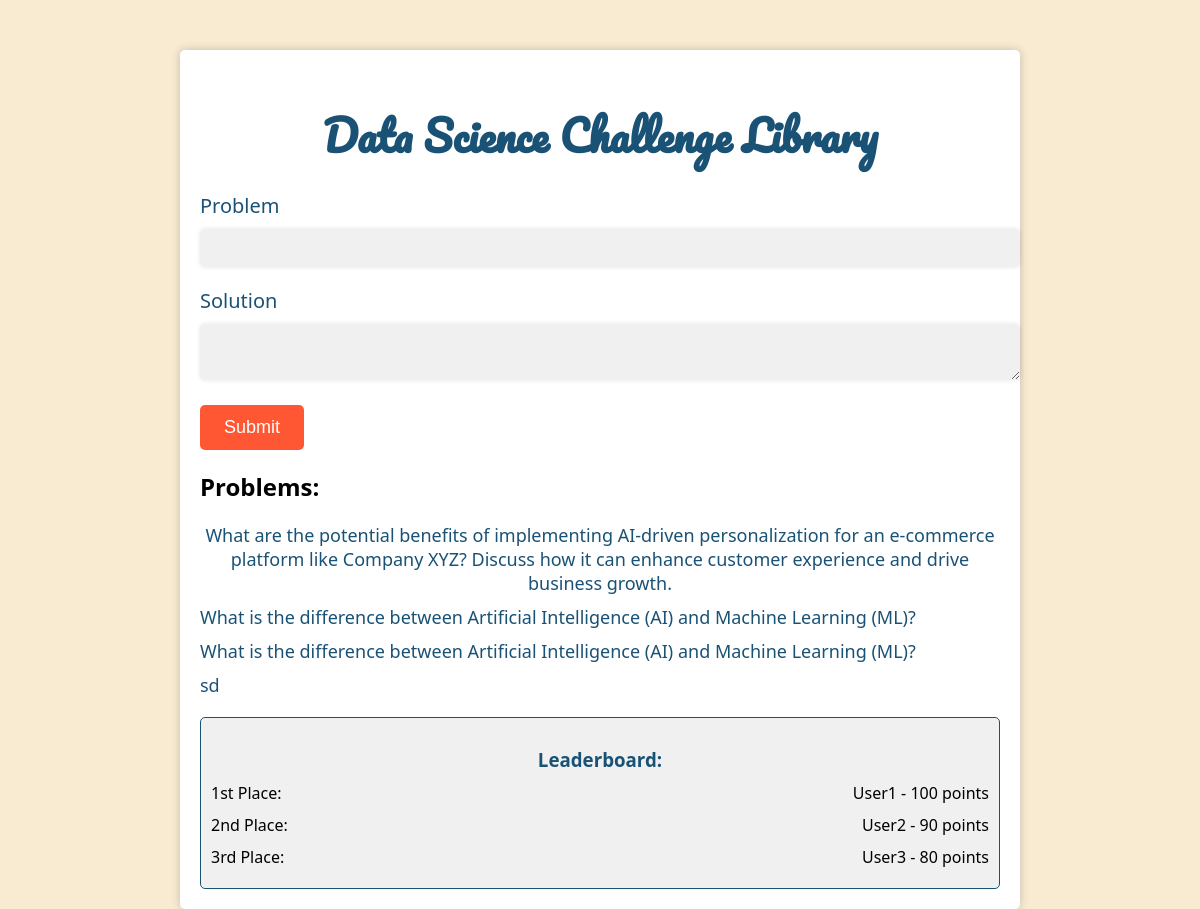
/index (signed in), run on the app's committed database.
### app.py (models this page shows)
class Problem(db.Model):
    id = db.Column(db.Integer, primary_key=True)
    problem = db.Column(db.String(200), nullable=False)
    solution = db.Column(db.String(200), nullable=False)

### app.py (the view)
@app.route('/index', methods=['GET', 'POST'])
def index():
    if 'user_id' not in session:
        return redirect(url_for('login'))
    if request.method == 'POST':
        problem = request.form['problem']
        new_problem = Problem(problem=problem, solution="")
        db.session.add(new_problem)
        db.session.commit()
        return redirect(url_for('index'))
    problems = Problem.query.all()
    return render_template('index.html', problems=problems)

### templates/index.html (shortened to what this page needs)
<!DOCTYPE html>
<html>
<head>
</head>
<body>
    <div class="container">
        <h1>Data Science Challenge Library</h1>
        <form method="POST" action="{{ url_for('index') }}">
            <label for="problem">Problem</label>
            <input type="text" id="problem" name="problem" required>
            <label for="solution">Solution</label>
            <textarea id="solution" name="solution" required></textarea>
            <input type="submit" value="Submit">
        </form>
        <h2>Problems:</h2>
        <ul>
        {% for problem in problems %}
            <li><a href="{{ url_for('attempt', problem_id=problem.id) }}">{{ problem.problem }}</a></li>
        {% endfor %}
        </ul>
        <div class="scoreboard">
            <h3>Leaderboard:</h3>
            <ul>
                <li><span>1st Place:</span> User1 - 100 points</li>
                <li><span>2nd Place:</span> User2 - 90 points</li>
                <li><span>3rd Place:</span> User3 - 80 points</li>
            </ul>
        </div>
    </div>
</body>
</html>

### templates/index.html (style rules this page uses)
body { margin: 0; padding: 0; font-family: 'Segoe UI', Tahoma, Geneva, Verdana, sans-serif; background-color: #F9EBD2; }
.container { max-width: 800px; margin: 0 auto; padding: 20px; background-color: #FFFFFF; box-shadow: 0 0 10px rgba(0, 0, 0, 0.2); border-radius: 5px; margin-top: 50px; animation: fade-in 1s ease-out; }
h1 { color: #1A5276; text-align: center; font-size: 42px; margin-bottom: 20px; font-family: 'Pacifico', cursive; animation: scale-in 1s ease-out; }
form { margin-bottom: 20px; animation: slide-up 1s ease-out; }
label { display: block; margin-bottom: 10px; color: #1A5276; font-size: 20px; }
input[type="text"], textarea { width: 100%; padding: 10px; margin-bottom: 20px; border: none; border-radius: 5px; background-color: #F0F0F0; color: #1A5276; font-size: 16px; box-shadow: 0 0 5px rgba(0, 0, 0, 0.1); }
input[type="submit"] { background-color: #FF5733; color: white; padding: 12px 24px; border: none; border-radius: 5px; cursor: pointer; font-size: 18px; transition: background-color 0.3s; }
ul { list-style-type: none; margin: 0; padding: 0; text-align: center; animation: fade-in 1s ease-out; }
li { margin-bottom: 10px; opacity: 0; transform: translateX(-20px); transition: opacity 0.5s ease-in-out, transform 0.5s ease-in-out; animation: slide-in 0.5s ease-out; animation-fill-mode: forwards; }
li a { color: #1A5276; text-decoration: none; font-size: 18px; transition: color 0.3s; display: flex; justify-content: space-between; font-family: 'Segoe UI', Tahoma, Geneva, Verdana, sans-serif; }
.scoreboard { background-color: #F0F0F0; border: 1px solid #1A5276; padding: 10px; border-radius: 5px; margin-top: 20px; text-align: center; animation: fade-in 1s ease-out; }
.scoreboard h3 { margin-bottom: 10px; color: #1A5276; }
.scoreboard ul { list-style-type: none; padding: 0; margin: 0; }
.scoreboard li { display: flex; justify-content: space-between; font-size: 16px; }

### data on the page
Problem: problem "What are the potential benefits of implementing AI-driven personalization for an e-commerce platform like Company XYZ? Discuss how it can enhance customer experience and drive business growth."
Problem: problem "What is the difference between Artificial Intelligence (AI) and Machine Learning (ML)?"
Problem: problem "What is the difference between Artificial Intelligence (AI) and Machine Learning (ML)?"
Problem: problem "sd"
